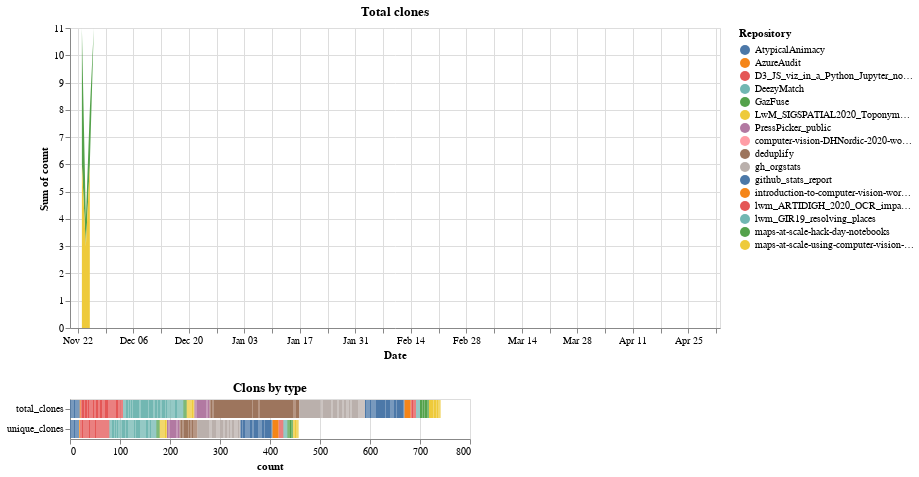

Notebook code for this chart:
### Code cell
brush = alt.selection(type="interval")
chart = (
    alt.Chart(data)
    .mark_area()
    .encode(
        x=alt.X("index:T", axis=alt.Axis(tickCount=24, title="Date")),
        y="sum(count):Q",
        color=alt.Color("variable_0:N", title="Repository"),
     
    )
    .transform_filter(alt.FieldEqualPredicate(field="variable_1", equal="total_clones"))
    .properties(width=WIDTH, title="Total clones")
    .add_selection(brush)
)

bar = (
    alt.Chart(data)
    .mark_bar()
    .encode(
        y=alt.Y("variable_1:N", title=None),
        x="count:Q",
        color=alt.Color("variable_0:N", title="Repository"),tooltip="count:Q"
    )
    .properties(title="Clons by type")
    .transform_filter(brush)
)

chart & bar

### Figure 1 — Vega-Lite specification as saved in the notebook (floating-point values rounded to 4 significant figures; data arrays with more than 128 entries replaced by an {"elided": "..."} marker saying what was removed)
{"config": {"view": {"continuousWidth": 400, "continuousHeight": 300}}, "vconcat": [{"mark": "area", "encoding": {"color": {"type": "nominal", "field": "variable_0", "title": "Repository"}, "x": {"type": "temporal", "axis": {"tickCount": 24, "title": "Date"}, "field": "index"}, "y": {"type": "quantitative", "aggregate": "sum", "field": "count"}}, "selection": {"selector002": {"type": "interval"}}, "title": "Total clones", "transform": [{"filter": {"equal": "total_clones", "field": "variable_1"}}], "width": 650}, {"mark": "bar", "encoding": {"color": {"type": "nominal", "field": "variable_0", "title": "Repository"}, "tooltip": {"type": "quantitative", "field": "count"}, "x": {"type": "quantitative", "field": "count"}, "y": {"type": "nominal", "field": "variable_1", "title": null}}, "title": "Clons by type", "transform": [{"filter": {"selection": "selector002"}}]}], "data": {"name": "data-06a38e4b043039b97577afd96f7efc77"}, "$schema": "https://vega.github.io/schema/vega-lite/v4.8.1.json", "datasets": {"data-06a38e4b043039b97577afd96f7efc77": {"elided": "4096 records"}}}
